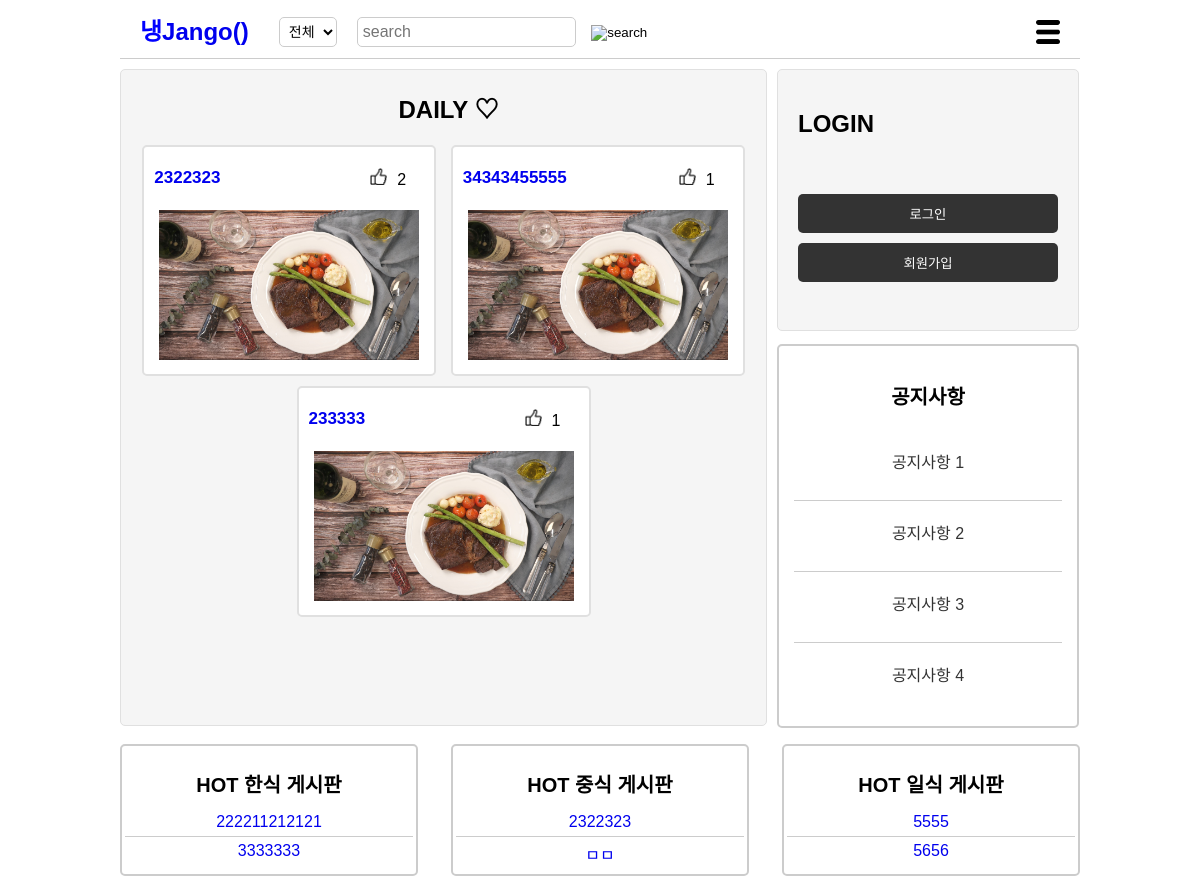
The page / on the database its author committed.
### post/models.py (models this page shows, shortened)
class Post(models.Model):
    title = models.CharField(max_length=200)
    cooktime = models.IntegerField()
    ingredient = models.TextField()
    cookmethod = models.TextField()
    created_at=models.DateTimeField(auto_now_add=True)
    writer=models.ForeignKey(User, on_delete=models.CASCADE)
    like_users=models.ManyToManyField(settings.AUTH_USER_MODEL, related_name='like_posts', blank=True)
    updated_at=models.DateTimeField(null=True, blank=True, auto_now=True)
    category = models.ForeignKey(Category, on_delete=models.CASCADE)

### post/views/post_views.py (the view)
# urls.py: path('', main, name='main'),
def main(request):
    context_daily = daily_posts_view(request)
    korea_hot_list = sort_hot_korea(request)
    china_hot_list = sort_hot_china(request)
    japan_hot_list = sort_hot_japan(request)
    context={
        'context_daily' : context_daily,
        'korea_hot_list' : korea_hot_list,
        'china_hot_list' : china_hot_list,
        'japan_hot_list' : japan_hot_list,
    }
    return render(request, 'main.html', context)

### post/views/daily_views.py (called while the page is built)
def daily_posts_view(request):
    today = timezone.now().date()
    daily_numbers = get_object_or_404(DailyNumbers, date=today)
    post1 = get_object_or_404(Post, id=daily_numbers.daily1)
    image1=Image.objects.filter(post=post1).first()
    post2 = get_object_or_404(Post, id=daily_numbers.daily2)
    image2=Image.objects.filter(post=post2).first()
    post3 = get_object_or_404(Post, id=daily_numbers.daily3)
    image3=Image.objects.filter(post=post3).first()
    context={
        'post1': post1,
        'post2': post2,
        'post3': post3,
        'image1': image1,
        'image2': image2,
        'image3': image3,
    }
    return context

### post/views/post_views.py (called while the page is built)
def sort_hot_korea(request):
    posts = Post.objects.filter(category_id=1).annotate(comment_count=Count('like_users')).order_by('-created_at')
    page = request.GET.get('page', '1')
    post_likes = []
    for post in posts:
        likes_count = post.like_users.all().count()
        post_likes.append((post, likes_count, post.created_at))
    post_likes.sort(key=lambda x: (x[1], x[2]), reverse=True)
    sorted_posts_like = [post for post, likes_count, created_at in post_likes]
    korea_hot_list = []
    korea_hot_list.append(sorted_posts_like[0])
    korea_hot_list.append(sorted_posts_like[1])
    return korea_hot_list

def sort_hot_china(request):
    posts = Post.objects.filter(category_id=2).annotate(comment_count=Count('like_users')).order_by('-created_at')
    page = request.GET.get('page', '1')
    post_likes = []
    for post in posts:
        likes_count = post.like_users.all().count()
        post_likes.append((post, likes_count, post.created_at))
    post_likes.sort(key=lambda x: (x[1], x[2]), reverse=True)
    sorted_posts_like = [post for post, likes_count, created_at in post_likes]
    china_hot_list = []
    china_hot_list.append(sorted_posts_like[0])
    china_hot_list.append(sorted_posts_like[1])
    return china_hot_list

### post/templates/main.html (shortened to what this page needs)
<!DOCTYPE html>
<html lang="ko">
    <head>
        {% load static %}
        <link rel="stylesheet" href ="{%static 'css/styles-main.css' %}">
    </head>
    <body>
        <header>
            <div class="logo"><a href="{% url 'post:main' %}">
                <span class="blue">냉</span>Jango() </a>
            </div>
            <select id="search-type">
                <option value="all">전체</option>
            </select>
            <div class="search-bar">
                <form method="POST" action="{% url 'post:search' %}">
                    <input type="text" placeholder="search" name="searched">
                    <button><img src="{% static 'image/search-icon.png' %}" alt="search"></button>
                </form>
            </div>
            <div class="menu-icon">
                <img src="{% static 'image/menu-icon.png' %}" alt="menu">
            </div>
        </header>
        <main>
            <section class="daily-and-login">
                <section class="daily-recipe">
                    <h2>DAILY ♡</h2>
                    <div class="recipe-card">
                        <a href="{% url 'post:show' post_id=context_daily.post1.id %}"><h3>{{ context_daily.post1.title }}</h3></a>
                        <div class="likes">
                            <img src="{% static 'image/like-icon.jpg' %}" alt="Like">
                            <span class="likenum">{{ context_daily.post1.like_users.count }}</span>
                        </div>
                        <br>
                        <img src="{% if context_daily.image1 %}{{ context_daily.image1.image.url }}{% else %}{% static 'image/recipe-image.png' %}{% endif %}" alt="Image">
                        <br>
                    </div>
                    <div class="recipe-card">
                        <a href="{% url 'post:show' post_id=context_daily.post2.id %}"><h3>{{ context_daily.post2.title }}</h3></a>
                        <div class="likes">
                            <img src="{% static 'image/like-icon.jpg' %}" alt="Like">
                            <span class="likenum">{{ context_daily.post2.like_users.count }}</span>
                        </div>
                        <br>
                        <img src="{% if context_daily.image2 %}{{ context_daily.image2.image.url }}{% else %}{% static 'image/recipe-image.png' %}{% endif %}" alt="Image">
                        <br>
                    </div>
                    <div class="recipe-card">
                        <a href="{% url 'post:show' post_id=context_daily.post3.id %}"><h3>{{ context_daily.post3.title }}</h3></a>
                        <div class="likes">
                            <img src="{% static 'image/like-icon.jpg' %}" alt="Like">
                            <span class="likenum">{{ context_daily.post3.like_users.count }}</span>
                        </div>
                        <br>
                        <img src="{% if context_daily.image3 %}{{ context_daily.image3.image.url }}{% else %}{% static 'image/recipe-image.png' %}{% endif %}" alt="Image">
                        <br>
                    </div>
                </section>
                <aside class="login-box">
                    {% if user.is_authenticated %}
                    <div class="user-info-section">
                        <div class="box1">
                            <h2>PROFILE</h2>
                            <p id="user-id">아이디: {{user}}</p>
                            <p id="user-gender">성별: </p>
                            <p id="user-posts">게시글 수: </p>
                            <a href="{% url 'post:mypage' user.id %}"><button>마이페이지</button>
                            <a href="{% url 'accounts:logout' %}"><button>로그아웃</button></a>
                            <div>
                                <a href="{% url 'post:write' %}"><button onclick="location.href='recipeRegistration.html'">레시피 등록하기</button></a>
                            </div>
                        </div>
                        <div id="info2">
                            <h3>공지사항</h3>
                            <ul>
                                <li><a href="infopost.html">공지사항 1</a></li>
                                <li><a href="infopost.html">공지사항 2</a></li>
                                <li><a href="infopost.html">공지사항 3</a></li>
                                <li><a href="infopost.html">공지사항 4</a></li>
                            </ul>
                        </div>
                    </div>
                    {% else %}
                    <div class="user-info-section">
                        <div class="box1">
                            <h2>LOGIN</h2>
                            <br>
                            <br>
                            <a href="{% url 'accounts:login' %}"><button>로그인</button></a>
                            <a href="{% url 'accounts:signup' %}"><button>회원가입</button></a>
                            <br>
                        </div>
                        <div id="info">
                            <h3>공지사항</h3>
                            <ul>
                                <li><a href="infopost.html">공지사항 1</a></li>
                                <li><a href="infopost.html">공지사항 2</a></li>
                                <li><a href="infopost.html">공지사항 3</a></li>
                                <li><a href="infopost.html">공지사항 4</a></li>
                            </ul>
                        </div>
                    </div>
                    {% endif %}
                </aside>
            </section>
            <br>
            <section class="category-top">
                <div class="category">
                    <h3>HOT 한식 게시판</h3>
                    <ul>
                        {% for post in korea_hot_list %}
                        <li><a href="{% url 'post:show' post.id %}">{{post.title}}</a></li>
                        {% endfor %}
                    </ul>
                </div>
                <div class="category">
                    <h3>HOT 중식 게시판</h3>
                    <ul>
                        {% for post in china_hot_list %}
                        <li><a href="{% url 'post:show' post.id %}">{{post.title}}</a></li>
                        {% endfor %}
                    </ul>
                </div>
                <div class="category">
                    <h3>HOT 일식 게시판</h3>
                    <ul>
                        {% for post in japan_hot_list %}
                        <li><a href="{% url 'post:show' post.id %}">{{post.title}}</a></li>
                        {% endfor %}
                    </ul>
                </div>
            </section>
        </main>
    </body>
</html>

### static/css/styles-main.css (style rules this page uses)
body { font-family: Arial, sans-serif; margin: 0 auto; padding: 0; text-align: center; width: 960px; overflow-x: auto; }
header { display: flex; justify-content: space-between; align-items: center; padding: 10px 20px; background-color: #fff; border-bottom: 1px solid #ccc; }
a { text-decoration-line: none; text-decoration-color: black; }
.logo { font-size: 24px; font-weight: bold; margin-right: 20px; }
.logo .blue { color: blue; }
#search-type { margin-top: 6px; margin-left: 10px; padding: 5px; border-radius: 5px; border: 1px solid #ccc; background-color: #fff; font-size: 14px; }
#search-type option { background-color: #fff; }
.search-bar { padding-top: 6px; display: flex; align-items: center; flex-grow: 1; margin: 0 20px; }
.search-bar input { padding: 5px; font-size: 16px; border: 1px solid #ccc; border-radius: 5px; flex-grow: 1; }
.search-bar button { background: none; border: none; cursor: pointer; margin-left: 5px; }
.search-bar button img { margin-top: 3px; width: 30px; height: 30px; }
.menu-icon { position: relative; display: inline-block; }
.menu-icon img { margin-top: 10px; width: 24px; height: 24px; cursor: pointer; }
.daily-and-login { display: flex; text-align: left; width: 960px; }
.daily-recipe { width: 615px; height: 655px; border-radius: 5px; background-color: #f5f5f5; border: 1px solid #e0e0e0; text-align: center; padding-left: 20px; padding-right: 10px; margin-top: 10px; margin-right: 10px; }
.recipe-card { display: inline-block; width: 270px; margin-right: 10px; margin-bottom: 10px; text-align: center; padding: 10px; background-color: #ffffff; border: 2px solid #e0e0e0; border-radius: 5px; }
.recipe-card img { width: 260px; height: 150px; object-fit: cover; }
.recipe-card h3 { display: flex; width: 80%; height: 30px; float: left; margin: 11px 0; font-size: 17px; }
.likes { display: flex; height: 30px; align-items: center; justify-content: start; padding-top: 5px; }
.likes img { height: 17px; width: 17px; float: right; padding-right: 10px; }
.likenum { padding-top: 7px; }
.login-box { width: 300px; height: auto; background-color: #ffffff; }
.box1 { width: 260px; height: fit-content; margin-top: 10px; padding: 20px; border-radius: 5px; background-color: #f5f5f5; border: 1px solid #e0e0e0; }
.box1 button { width: 100%; padding: 10px; background-color: #333; color: #fff; border: none; border-radius: 5px; cursor: pointer; margin-bottom: 10px; }
.login-box a { display: block; color: #333; text-decoration: none; }
.user-info-section { height:656px; }
#info { width:268px; text-align: center; height:350px; margin-top: 13px; background-color: #ffffff; border: 2px solid #ccc; border-radius: 5px; padding:15px; align-items:center; }
#info h3 { font-size: 20px; }
#info ul { list-style: none; padding: 0; margin: 0; line-height: 45px; }
#info li { padding: 10px 0px 15px; border-top: 1px solid #ccc; }
#info li:first-child { border-top: none; }
.category-top { display: flex; justify-content: space-between; }
.category { width: 30%; border: 2px solid #ccc; border-radius: 5px; padding: 3px; }
.category h3 { margin-bottom: 10px; font-size: 20px; }
.category ul { list-style: none; padding: 0; margin: 0; }
.category li { padding: 5px 0; border-top: 1px solid #ccc; }
.category li:first-child { border-top: none; }

### rows shown on the page
Post: post1 "2322323", post1.like_users.count "2", title "2322323"
Post: post2 "34343455555", post2.like_users.count "1"
Post: post3 "233333", post3.like_users.count "1"
Post: title "222211212121"
Post: title "3333333"
Post: title "ㅁㅁ"
Post: title "5555"
Post: title "5656"
